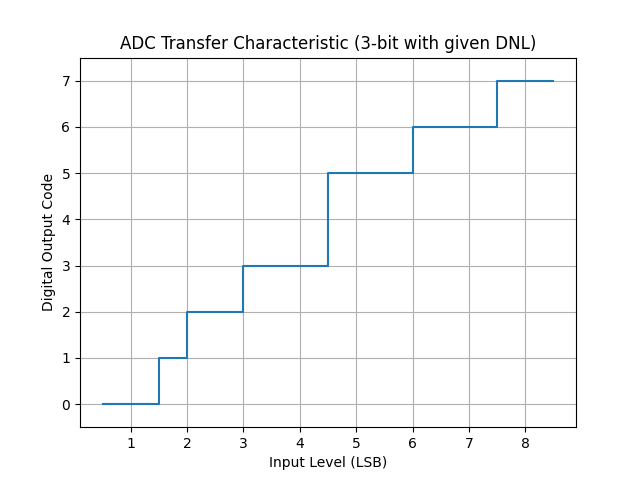

Recreate this plot in Python.
import numpy as np
import matplotlib.pyplot as plt

# Given data
N_BITS = 3
dnl = [0, -0.5, 0, +0.5, -1, +0.5, +0.5, 0]
offset_error = 0.5
fullscale_error = 0.5  # for reference only

# 1) Compute the code boundaries
B = np.zeros(len(dnl)+1)
B[0] = offset_error  # boundary for code 0
for k in range(len(dnl)):
    Wk = 1.0 + dnl[k]   # code width
    B[k+1] = B[k] + Wk

# 2) Midpoints, code center
M = 0.5*(B[:-1] + B[1:])  # midpoints for codes 0..7

# 3) Ideal end-point line => from B0=0.5 to B8=8.5 => slope=1 => midpoint for code k = k+1
k_arr = np.arange(8)  # codes 0..7
M_ideal = k_arr + 1.0
INL = M - M_ideal

# 4) Print a table of results
print("Code | Boundary(k)  Boundary(k+1)  Midpoint  IdealMid  INL")
for k in range(8):
    print(f"{k:3d} | {B[k]:8.2f}    {B[k+1]:8.2f}    {M[k]:8.2f}   {M_ideal[k]:8.2f}  {INL[k]:6.2f}")

print("\nPeak INL (in LSB):", np.max(np.abs(INL)) )

# 5) Plot the transfer function
# We'll do a step plot from boundary B[k]..B[k+1] => code k
x_vals = []
y_vals = []
for k in range(8):
    # For a step:
    x_vals.extend([B[k], B[k+1]])
    y_vals.extend([k, k])

plt.figure()
plt.plot(x_vals, y_vals, drawstyle='steps-post')
plt.title("ADC Transfer Characteristic (3-bit with given DNL)")
plt.xlabel("Input Level (LSB)")
plt.ylabel("Digital Output Code")
plt.grid(True)
plt.ylim(-0.5, 7.5)
plt.show()
